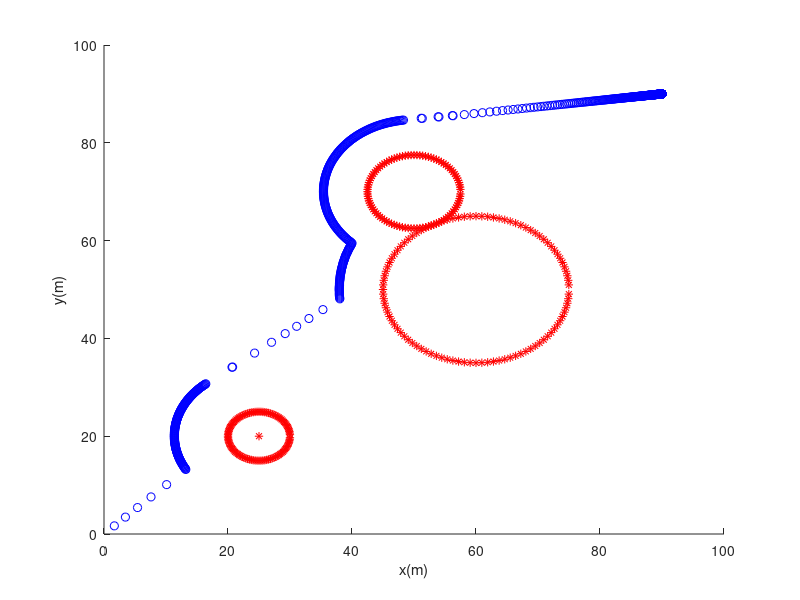
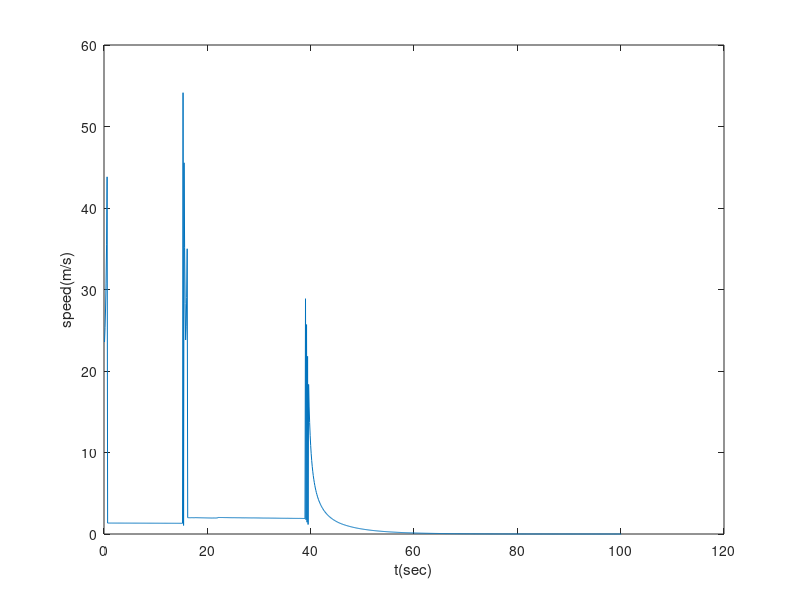

Here is the MATLAB script that generated these plots, in order:
close all
clear all
t=0;
dt=0.1;
T=100;
xo=[25,20]; % CW/CCW depends on the robot position
xg=[90,90];
x=[0,0];
K=0.1;
figure
drawnow
speedSet=[];
tSet=[];
vo=5;
a=0.1;
c=100;
ep=0.1;
hold on
plot(xo(1),xo(2),'r*')
plot(xg(1),xg(2),'gd')

hold on
xCircleSet=[];
N=100;
n=1;
R=5;
b=1;
delta=10;    % safety distance

%%%%%%%%%%%%%%%%%%%%%%%%%%%%%%%%%%%%%%%%%%%%%%%%%%%%%%%%%%%%%%%%%%%%%%%%%%%
%%%%%%%%%%%%%%%%%%%%%%%%%%%%%%%%%%%%%%%%%%%%%%%%%%%%%%%%%%%%%%%%%%%%%%%%%%%
%%%%%%%%%%%%%%%%%%%%%%%%%%%%%%%%%%%%%%%%%%%%%%%%%%%%%%%%%%%%%%%%%%%%%%%%%%%
%% obstacle creation
while n<N
    theta=2*pi/N*n;
    xCircle=xo+R*[cos(theta),sin(theta)];
    plot(xCircle(1),xCircle(2),'r*')
    hold on
    xCircleSet=[xCircleSet;xCircle];
    n=n+1;
end

xo=[60,50];

n=1;
while n<N
    theta=2*pi/N*n;
    xCircle=xo+3*R*[cos(theta),sin(theta)];
    plot(xCircle(1),xCircle(2),'r*')
    hold on
    xCircleSet=[xCircleSet;xCircle];
    n=n+1;
end

xo=[50,70];

n=1;
while n<N
    theta=2*pi/N*n;
    xCircle=xo+1.5*R*[cos(theta),sin(theta)];
    plot(xCircle(1),xCircle(2),'r*')
    hold on
    xCircleSet=[xCircleSet;xCircle];
    n=n+1;
end

%%%%%%%%%%%%%%%%%%%%%%%%%%%%%%%%%%%%%%%%%%%%%%%%%%%%%%%%%%%%%%%%%%%%%%%%%%%
%%%%%%%%%%%%%%%%%%%%%%%%%%%%%%%%%%%%%%%%%%%%%%%%%%%%%%%%%%%%%%%%%%%%%%%%%%%
%%%%%%%%%%%%%%%%%%%%%%%%%%%%%%%%%%%%%%%%%%%%%%%%%%%%%%%%%%%%%%%%%%%%%%%%%%%
%%

mode=0;%GTG mode
while t<T
    
    sC=size(xCircleSet,1);  % size(xCircleSet,1) --> number of Row, xCircleSet --> obstacle points
    obsDistMin=inf;
    for s=1:sC  % For each obstacle points, find the nearest obstacle point to the robot, set that xo
        xC=xCircleSet(s,:);
        obsDist=norm(xC-x);
        if obsDist<obsDistMin
            obsDistMin=obsDist;
            minS=s;
        end
    end
    xo=xCircleSet(minS,:);
    e=xo-x;
    eG=xg-x;
    Kg=vo*(1-exp(-a*norm(e)^2))/norm(e);
    
    K=1/norm(e)*(c/(norm(e)^2+ep));         % Coefficient that allows the robot's velocity to be increased in the direction of moving away from the obstacle when the distance between the robot and obstacle is getting decreased
    % 회피할때 오히려 속도가 더 커지는 것은 충돌 회피 제어기에서 c 때문임
    % c를 작게하면 충돌 회피하는 속도가 느려짐
    uCC=([0 -1;1 0]*K*e')'; % avoiding-obstacle control X rotation-matrix
    uC=([0 1;-1 0]*K*e')';  % CW control
    uGTG=Kg*eG;
    uAO=-K*e';              % avoiding-obstacle control
    if mode==0
        u=uGTG;
    end
    if mode==1
       u=uCC; 
    end
    if mode==2;
       u=uC; 
    end
    if norm(e)<=delta && mode==0 && dot(uCC,uGTG)>0 %에러가 델타보다 작고 GTG상태였고 GTG방향과 반시계방향으로 도는 제어기가 같은 방향이라고 하면
        u=uCC;  % 그때 모드는 반시계방향으로 도는 제어기(장애물회피)
        mode=1;%CC
        dr=norm(xg-x); % 이때가 모드가 바뀔때, d_tau
    elseif norm(e)<=delta && mode==0 && dot(uC,uGTG)>0
        u=uC;
        mode=2;%C
        dr=norm(xg-x);
    end
    if mode==1 || mode==2 % C or CC, 시계방향으로 돌거나 반시계방향으로 돌고 있을 때
        if norm(xg-x)<dr && dot(uAO,uGTG)>0     % 로봇과 장애물과의 거리가 dr보다 작고 AO의 방향과 GTG의 방향이 같은 방향이면.
            mode=0;
            u=uGTG;
        end
    end
    
    %u=e/norm(e)*(c/norm(e)^2+ep)
    %norm(u)=c/(norm(e)^2+ep)
    %e=0->norm(u)=c/ep;     장애물과의 거리가 클 때 장애물 회피 움직임이 더 크게 작용
    %e=inf->norm(u)=0       장애물과의 거리가 멀어지면 멀어질수록 제어입력의 크기는 영
    
    xDot=u;         % 제어입력 u는 xDot이 되고
    speed=norm(u);  % u의 크기는 speed가 되고
    
    x=x+dt*xDot;    % x를 업데이트
    plot(x(1),x(2),'bo');
    hold on
    
    if norm(xo-x)<1  %20보다 크면 break로 코드가 종료
        break
    end
    t=t+dt;
    tSet=[tSet t];
    speedSet=[speedSet speed];
end
%일정한 속도로 가다가 장애물 회피할 때는 속도를 조금 늦춤
%최대 속도로 쭉 가다가 목표지점에 가까울수록 속도를 늦춤
xlabel('x(m)')
ylabel('y(m)')

figure
plot(tSet, speedSet)
xlabel('t(sec)')
ylabel('speed(m/s)')